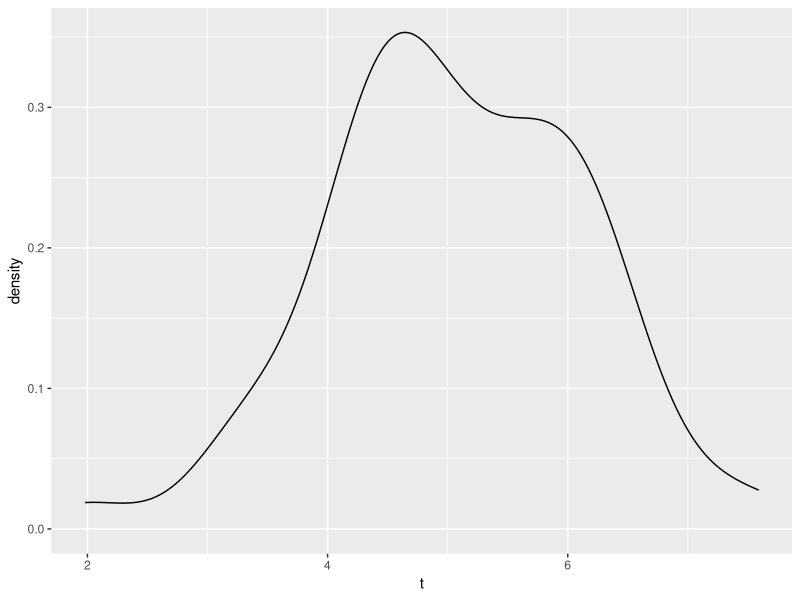
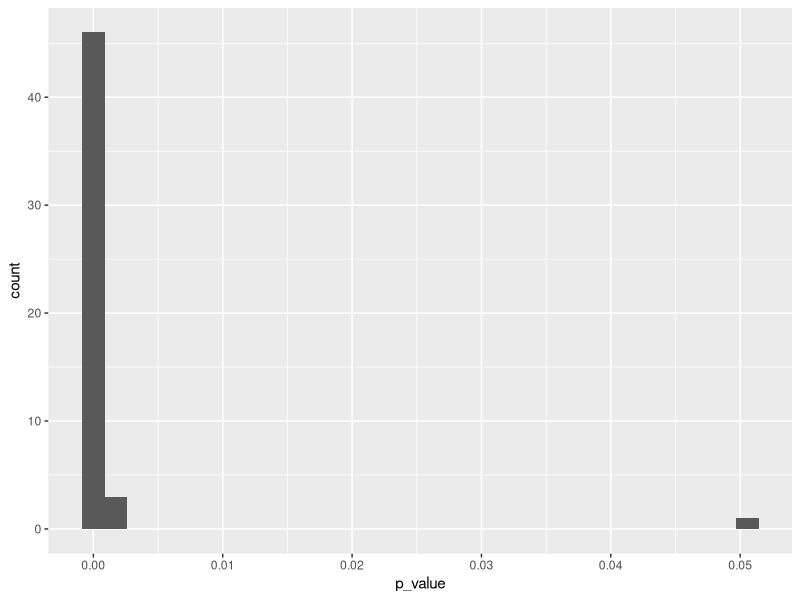

Generate these figures, in order, with R:
## ---- chunk 1
knitr::opts_chunk$set(echo = FALSE, comment = NA,
                      options(scipen = 999,
                              digits = 3))
library(tidyverse)
library(broom)
## ---- chunk 2
beta_0 <-10000 # set intercept
beta_1 <- 1000 # set slope
n <- 100 # set sample size
N <- 50 # set number of simulations
## ---- chunk 3
t <- tibble(t = numeric(), p_value = numeric())
for (i in 1:N) {
  x <- sample(0:16, size = n, replace = TRUE) # choose values for x
  e <- rnorm(n, 0, 10000) # generate random errors
  y <-
    beta_0 + beta_1 * x + e # generate values of y based on the parameter values
  ols <- lm(y ~ x)
  t[i, ] <- ols %>%
    tidy() %>%
    filter(term == "x") %>%
    select(t = statistic, p_value = p.value)
}

t %>% 
  ggplot(aes(x = t)) +
  # geom_histogram(binwidth = .5) +
  geom_density()
t %>% 
  summarize("Minimum t" = min(t),
            "Maximum t" = max(t))

## ---- chunk 4
t %>% 
  ggplot(aes(x = p_value)) +
  geom_histogram(bins = 30) 

t %>% 
  summarize("Minimum p value" = min(p_value),
            "Maximum p value" = max(p_value))
## ---- chunk 5
t %>% 
   summarize("Percentage of simulations reject the null hypothesis" = sum(p_value < .05)/n()*100)
## ---- chunk 6
beta_0 <- 10000 # set intercept
beta_1 <- 0 # set slope
n <- 100 # set sample size
N <- 500 # set number of simulations

t <- tibble(t = numeric(), p_value = numeric())
for (i in 1:N) {
  x <- sample(0:16, size = n, replace = TRUE) # choose values for x
  e <- rnorm(n, 0, 10000) # generate random errors
  y <-
    beta_0 + beta_1 * x + e # generate values of y based on the parameter values
  ols <- lm(y ~ x)
  t[i, ] <- ols %>%
    tidy() %>%
    filter(term == "x") %>%
    select(t = statistic, p_value = p.value)
}

t %>% 
   summarize("Percentage of simulations reject the null hypothesis" = sum(p_value < .05)/n()*100)

